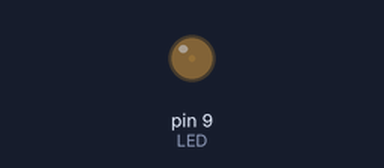
The sketch below on a simulated Arduino Uno, built with avr-gcc and run on an emulated ATmega328P. Shown: output pins drawn as LEDs (lit = HIGH).

Above: at 0.05 s.
At 0.95 s:
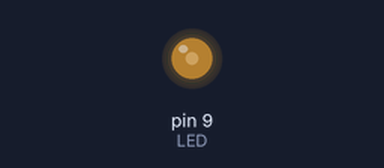
At 1.9 s:
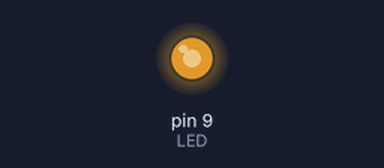
At 3.8 s:
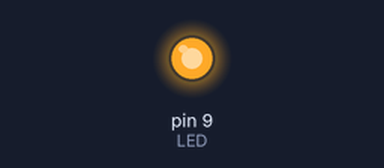
Timing chart, 0 to 8.8 s (numbered marks = the images above):
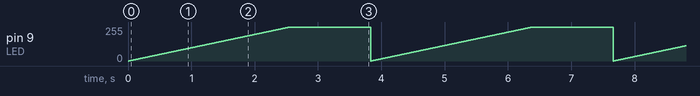

The sketch:

03.02_photoresistor_PWM_LED.ino
```cpp
const int LED = 9;

void setup() {
  // put your setup code here, to run once:
  pinMode(LED, OUTPUT);
}

void loop() {
  // put your main code here, to run repeatedly:
  for(int i = 0 ; i < 255; i++)
  {
    analogWrite(LED, i);
    delay(10);
  }

  for (int i = 255; i > 0; i--)
  {
    analogWrite(LED, i);
    delay(5);
  }
}
```

Measured:
- by itself, pin 9 (LED): ramps from 0/255 to 254/255 and jumps back, once every 3.8 s
